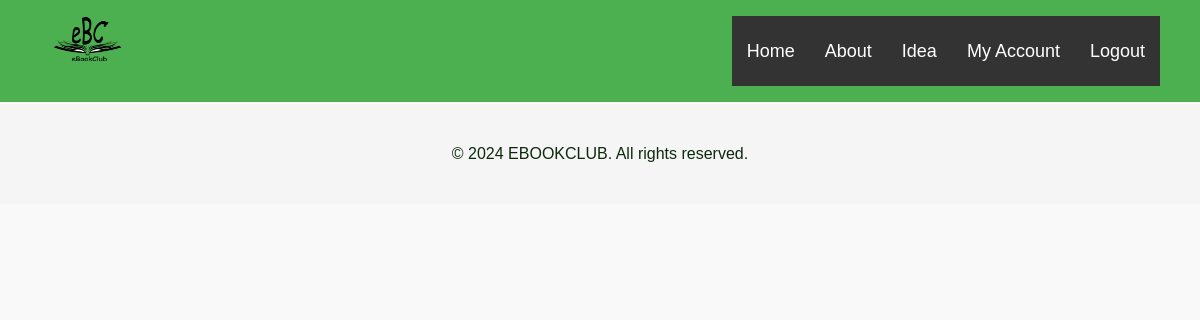
The page /book_by_category/Mystery/ on the database as committed earlier.
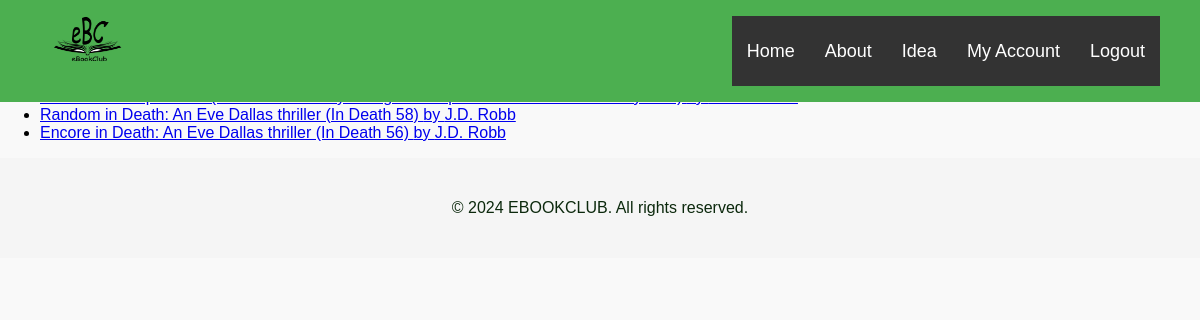
The same page on the database as committed later.
### web_site/models/Books_model.py (models this page shows)
class Books(db.Model):
    id = db.Column(db.Integer, primary_key=True, unique=True)
    title = db.Column(db.String(128))
    Author = db.Column(db.String(128))
    Catergory_name = db.Column(db.String(128), nullable=False)
    category_id = db.Column(db.Integer, db.ForeignKey('category.id'), nullable=False)
    Book_description = db.Column(db.String(1024), nullable=False)
    ref_link = db.Column(db.String(128), nullable=True)

### web_site/views/app_views.py (the view)
@app_views.route('/book_by_category/<category_name>/', strict_slashes=False)
def list_books(category_name):
    categories = Category.query.filter_by(category_name=category_name).all()
    book = Books.query.filter_by(Catergory_name=category_name).all()
    return render_template('books_by_cat.html', book=book)

### web_site/templates/books_by_cat.html (shortened to what this page needs)
<!DOCTYPE html>
<html lang="en">
<head>
    <link rel="stylesheet" type="text/css" href="../static/styles/books_by_cat.css">
</head>
<body>
    <nav>
        <img src="eBookClub/images/Ebooklogo.png" class="logo ebook-logo">
        <ul>
            <li><a href="#">Home</a></li>
            <li><a href="#">About</a></li>
            <li><a href="#">Idea</a></li>
            <li><a href="#">My Account</a></li>
            <li><a href="#">Logout</a></li>
        </ul>
    </nav>
            <ul>
                {% for b in book %}
                <li>
                    <a href="{{ url_for('app_views.single_book', book_id=b.id) }}">
                        {{ b.title }} by {{ b.Author }}
                    </a>
                </li>
                {% endfor %}
            </ul>
    <footer class="footer">
        <p class="footer-text">&copy; 2024 EBOOKCLUB. All rights reserved.</p>
    </footer>
</body>
</html>

### web_site/static/styles/books_by_cat.css (style rules this page uses)
body { margin: 0; padding: 0; align-items: center; height: 100vh; font-family: Arial, sans-serif; background-color: #f9f9f9; margin-top: 70px; }
nav { background: #4caf50; position: fixed; width: 100%; top: 0; z-index: 1000; }
.ebook-logo { float: left; width: 150px; height: 70px; padding-left: 10px; }
nav ul { float: right; list-style: none; margin-right: 40px; position: relative; }
nav ul li { float: left; display: inline-block; background: #333; }
nav ul li a { color: white; text-decoration: none; line-height: 70px; font-size: 18px; padding: 8px 15px; }
.footer { display: flex; align-items: center; justify-content: center; background-color: whitesmoke; height: 100px; }
.footer-text { color: #0c290d; text-align: center; margin: 0; }

Rows that differ between the two databases and show on the page:
added Books: title "Random in Death: An Eve Dallas thriller (In Death 58)", Author "J.D. Robb"
added Books: title "Encore in Death: An Eve Dallas thriller (In Death 56)", Author "J.D. Robb"
